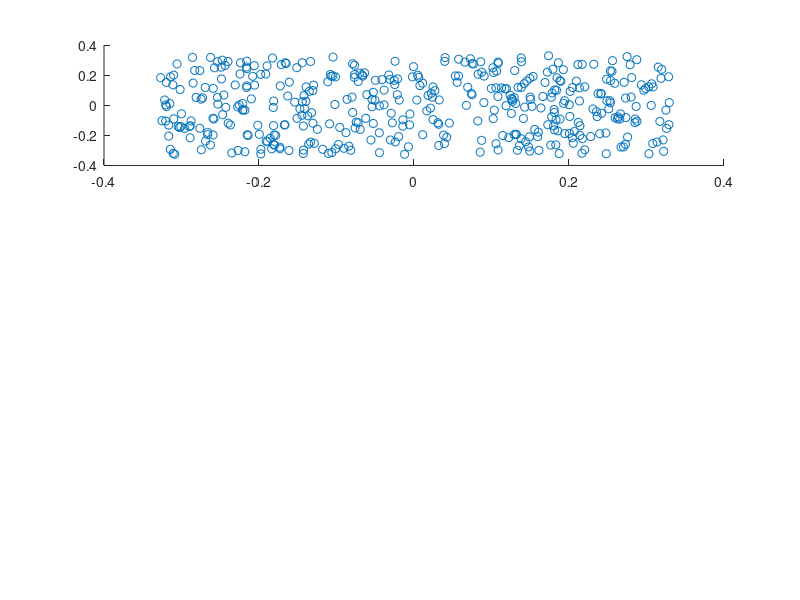

Here is the MATLAB script that generated this plot: (Note: this script raises an error after producing the figure.)
function f = fig3_v2()

files = dir([pwd '\*_analysis.mat']);

segmentIDs = ['BH1'; 'BH2'; 'BR1'; 'BR2'; 'CH1'; 'CH2'; 'GR1'; 'GR2'; ...
    'HD1'; 'HD2'; 'MZ1'; 'MZ2'];

pleasureMat = zeros(15, 28);    % Matrix(Stimulus, Subject)
familiarMat = zeros(15, 28);
concentrMat = zeros(15, 28);

% DFA_acousticfeaturesTemplate = load('I:\DFA_acousticfeaturesTemplate.mat');
% musicDFA_list(1:15) = [DFA_acousticfeaturesTemplate.DFArray{1:15, 2}];

subjectIdx = 0;
for i = 1:length(files)
    % Counters
    if mod(i, 15) == 1
        subjectIdx = subjectIdx + 1;
    end
    segmentID = i - ((subjectIdx - 1) * 15);
    
    % Load biomarkers
    bioMarkers = load(files(i).name);
    pleasureMat(segmentID, subjectIdx) = bioMarkers.rsq.Answers(1);
    familiarMat(segmentID, subjectIdx) = bioMarkers.rsq.Answers(2);
    concentrMat(segmentID, subjectIdx) = bioMarkers.rsq.Answers(3);
end

pleasureVec = reshape(pleasureMat, [], 1);
familiarVec = reshape(familiarMat, [], 1);
concentrVec = reshape(concentrMat, [], 1);

f = figure;

jitterAmount = 0.33;
jitterValuesP = 2 * (rand(length(pleasureVec), 1) - 0.5) * jitterAmount;
jitterValuesF = 2 * (rand(length(familiarVec), 1) - 0.5) * jitterAmount;
jitterValuesC = 2 * (rand(length(concentrVec), 1) - 0.5) * jitterAmount;

ha1 = subplot(3, 1, 1);
scatter(pleasureVec + jitterValuesP, familiarVec + jitterValuesF, 'b.');
[r, p] = corr(pleasureVec, familiarVec);
hold on
f = fit(pleasureVec, familiarVec, 'poly1');
plot(f);
title(['R = ' num2str(r, 2) ', p = ' num2str(p, 2)]);

ha2 = subplot(3, 1, 2);
scatter(concentrVec + jitterValuesC, pleasureVec + jitterValuesP, 'b.');
[r, p] = corr(concentrVec, pleasureVec);
hold on
f = fit(concentrVec, pleasureVec, 'poly1');
plot(f);
title(['R = ' num2str(r, 2) ', p = ' num2str(p, 2)]);

ha3 = subplot(3, 1, 3);
scatter(familiarVec + jitterValuesF, concentrVec + jitterValuesC, 'b.');
hold on
f = fit(familiarVec, concentrVec, 'poly1');
plot(f);
[r, p] = corr(familiarVec, concentrVec);
title(['R = ' num2str(r, 2) ', p = ' num2str(p, 2)]);
% title(['P1 = ' num2str(f.p1, 2) ', P2 = ' num2str(f.p2, 2)]);

set(ha1, 'XLim', [-1 7], 'YLim', [-1 7], 'XGrid', 'on', 'YGrid', 'on');
xlabel(ha1, 'Pleasurability'); ylabel(ha1, 'Familiarity');
set(ha2, 'XLim', [-1 7], 'YLim', [-1 7], 'XGrid', 'on', 'YGrid', 'on');
xlabel(ha2, 'Concentratedness'); ylabel(ha2, 'Pleasurability');
set(ha3, 'XLim', [-1 7], 'YLim', [-1 7], 'XGrid', 'on', 'YGrid', 'on');
xlabel(ha3, 'Familiarity'); ylabel(ha3, 'Concentratedness');

%    Title
headerString = ['Correlations between Behavioral Responses'];
axes('Position', [0 0 1 1], 'Xlim', [0 1], 'Ylim', [0 1], 'Box', ...
    'off', 'Visible', 'off', 'Units', 'normalized', 'clipping' , 'off');
text(0.5, 1, headerString, 'HorizontalAlignment', 'center', ...
    'VerticalAlignment', 'top', 'FontWeight', 'bold');